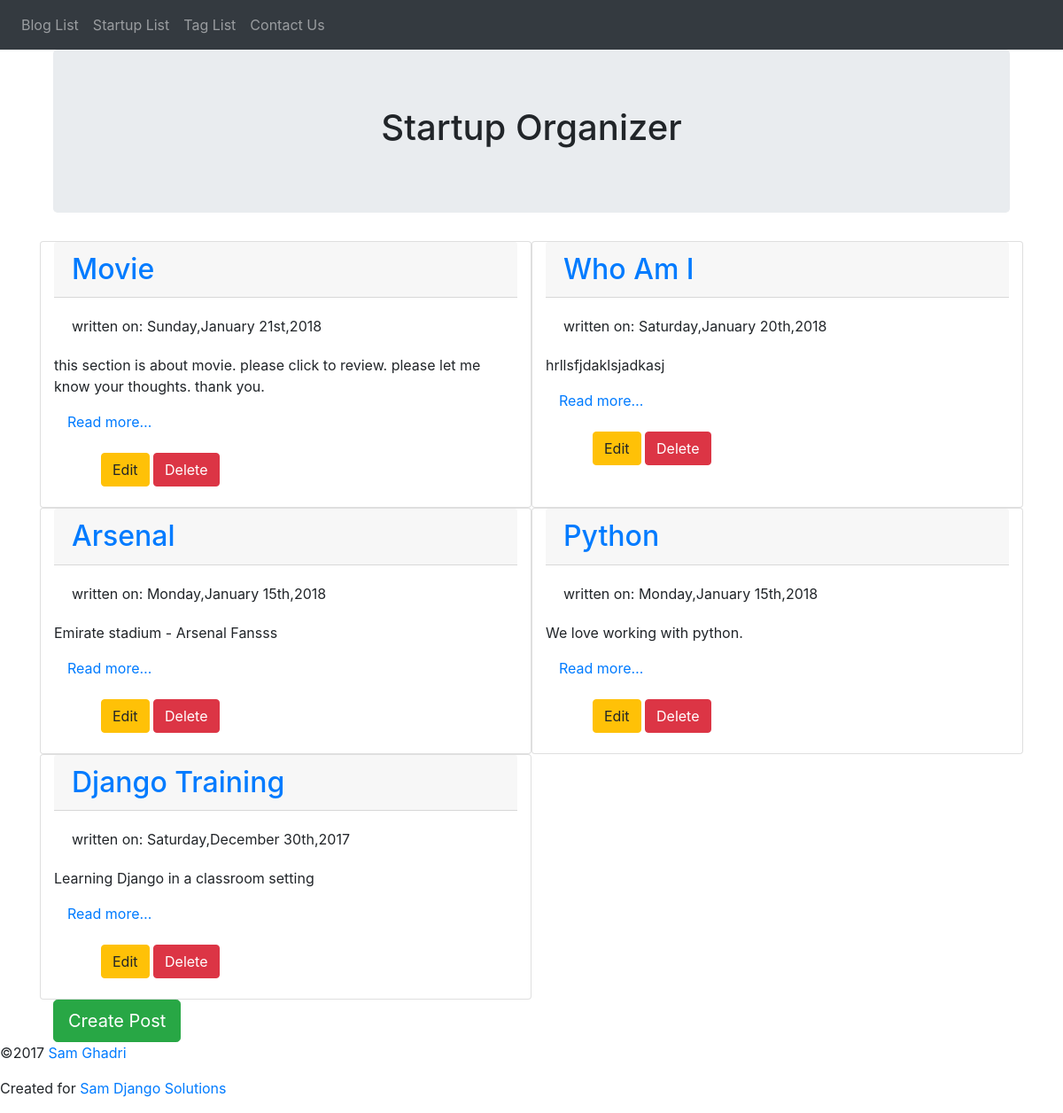
Screenshot of /blog/ with the database file from the repository.
### blog/models.py (models this page shows, shortened)
class Post(models.Model):
    title = models.CharField(max_length=50)
    slug = models.SlugField(max_length=50,
                            unique_for_month='pub_date',
                            help_text = 'A label for URL config')
    text = models.TextField()
    pub_date = models.DateTimeField('date published', auto_now_add=True)
    tags = models.ManyToManyField(Tag, related_name='blog_posts')
    startups = models.ManyToManyField(StartUp, related_name='blog_posts')
    class Meta:
        verbose_name = 'blog posts'
        ordering = ['-pub_date', 'title']
        get_latest_by = 'pub_date'
    def get_absolute_url(self):
        return reverse('blog_post_detail', kwargs={'year': self.pub_date.year,
                                                   'month': self.pub_date.month,
                                                   'slug': self.slug})
    def get_update_url(self):
        return reverse('blog_post_update', kwargs={'year': self.pub_date.year,
                                                   'month':self.pub_date.month,
                                                   'slug': self.slug})
    def get_delete_url(self):
        return reverse('blog_post_delete', kwargs={'year':self.pub_date.year,
                                                   'month': self.pub_date.month,
                                                   'slug': self.slug})

### blog/views.py (the view)
class PostList(View):
    template_name = 'blog/post_list.html'
    def get(self, request):
        return render(request,self.template_name,
                    {'post_list':Post.objects.all()})

### blog/templates/blog/post_list.html (shortened to what this page needs)
{% extends "blog/base_blog.html" %}
{% block content %}
<div class="container">
    <div class="row">
{% for post in post_list  %}
    <div class="card col-lg-6">
<article>
  <header>
    <h2 class="card-header">
      <a href="{{ post.get_absolute_url }}">
        {{ post.title|title }}</a>
    </h2>
    <div class="card-body">
    <p class="card-text">
      written on:
      <time datetime="{{ post.pub_date|date:'Y-m-d' }}">
        {{ post.pub_date|date:'l,F jS,Y' }}
      </time>
    </p>
        </div>
  </header>
<p>{{ post.text|truncatewords:20 }}</p>
<div class='container'>
<p>
<a href="{{ post.get_absolute_url }}">
  Read more&hellip;</a>
</p>
</div>
<ul>
  <li class='btn'>
    <a class='btn btn-warning' href="{{ post.get_update_url }}">Edit</a>
    <a class='btn btn-danger' href="{{ post.get_delete_url }}">Delete</a>
  </li>
</ul>
</article>
</div>
{% empty %}
<p><em>No Blog Posts available!</em></p>
{% endfor %}
<div class="container">
  <a class='btn btn-success btn-lg' href="{% url 'blog_post_create' %}">Create Post</a>
</div>
</div>
</div>
{% endblock %}

### rows the page displays
Post: title "Movie", pub_date "Sunday,January 21st,2018", text "this section is about movie. please click to review. please let me know your thoughts. thank you."
Post: title "Who Am I", pub_date "Saturday,January 20th,2018", text "hrllsfjdaklsjadkasj"
Post: title "Arsenal", pub_date "Monday,January 15th,2018", text "Emirate stadium - Arsenal Fansss"
Post: title "Python", pub_date "Monday,January 15th,2018", text "We love working with python."
Post: title "Django Training", pub_date "Saturday,December 30th,2017", text "Learning Django in a classroom setting"
